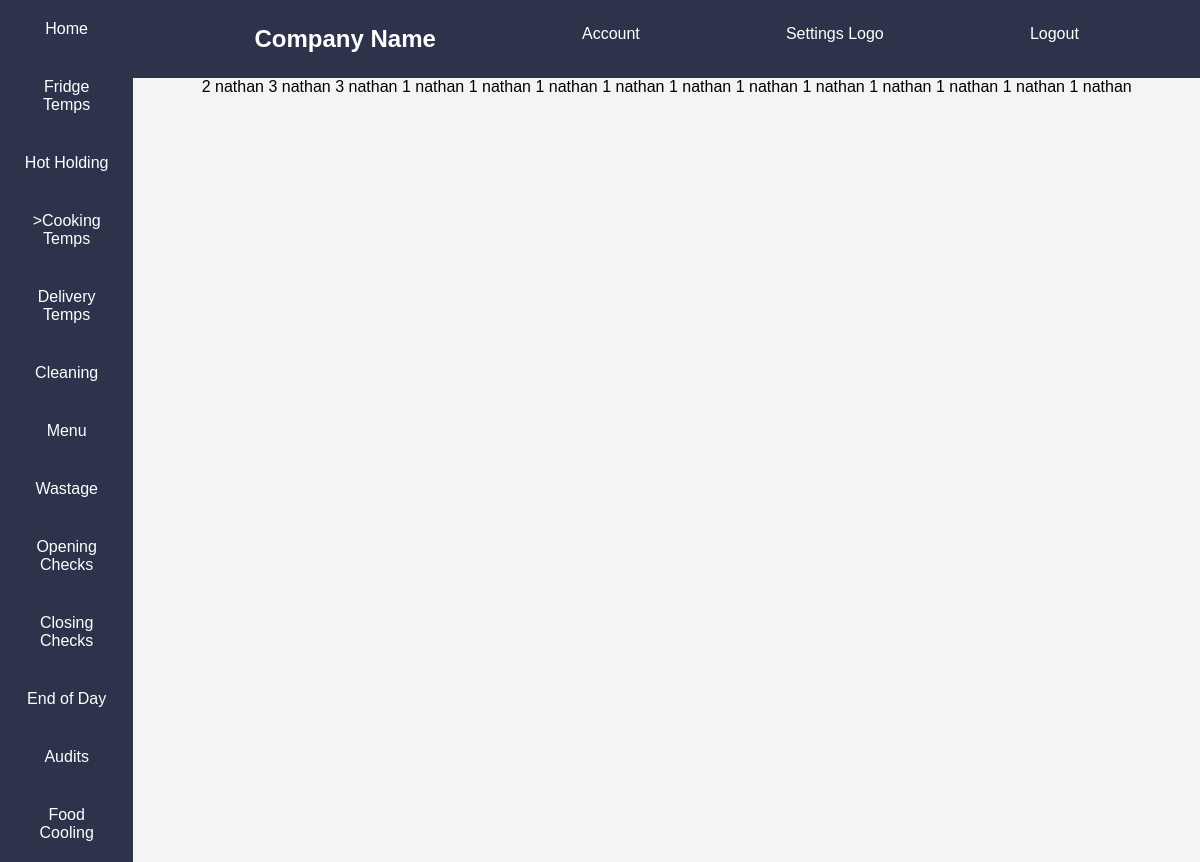
/test (signed in), run on the app's committed database.
### SafeFoodApp/models.py (models this page shows)
class FridgeFreezerTempTable(db.Model):
    id = db.Column(db.Integer, primary_key=True)
    unit_name = db.Column(db.String(50), nullable=False)
    unit_type = db.Column(db.String(50), nullable=False)
    temperature = db.Column(db.String(10), nullable=False)
    employee_name =  db.Column(db.String(50), nullable=False)
    comment =  db.Column(db.String(100), nullable=True)
    company_id = db.Column(db.Integer, db.ForeignKey('user.id'),nullable=False)

### SafeFoodApp/routes.py (the view)
@app.route("/test")
def test():
    record = FridgeFreezerTempTable.query.filter_by(company_id=current_user.id).first()
    if record == None:
        return render_template("app_home.html")
    return render_template("test.html",record=record)

### SafeFoodApp/models.py (called while the page is built)
@login_manager.user_loader
def load_user(user_id):
    return User.query.get(int(user_id))

### SafeFoodApp/templates/test.html (shortened to what this page needs)
{% extends "layouts.html" %}
{% block content %}
<div class="test">
        {% for record in record.fridge_temp.user_temp_records %}
        <span>{{record.temperature}}</span>
        <span>{{record.employee_name}}</span>
        {% endfor%}
</div>
{% endblock %}

### SafeFoodApp/static/main.css (style rules this page uses)
* { margin: 0; padding: 0; }
body { background-color: #f4f4f4; font-family: 'Montserrat', sans-serif; }

### data on the page
FridgeFreezerTempTable: temperature "2", employee_name "nathan"
FridgeFreezerTempTable: temperature "3", employee_name "nathan"
FridgeFreezerTempTable: temperature "3", employee_name "nathan"
FridgeFreezerTempTable: temperature "1", employee_name "nathan"
FridgeFreezerTempTable: temperature "1", employee_name "nathan"
FridgeFreezerTempTable: temperature "1", employee_name "nathan"
FridgeFreezerTempTable: temperature "1", employee_name "nathan"
FridgeFreezerTempTable: temperature "1", employee_name "nathan"
FridgeFreezerTempTable: temperature "1", employee_name "nathan"
FridgeFreezerTempTable: temperature "1", employee_name "nathan"
FridgeFreezerTempTable: temperature "1", employee_name "nathan"
FridgeFreezerTempTable: temperature "1", employee_name "nathan"
FridgeFreezerTempTable: temperature "1", employee_name "nathan"
FridgeFreezerTempTable: temperature "1", employee_name "nathan"
